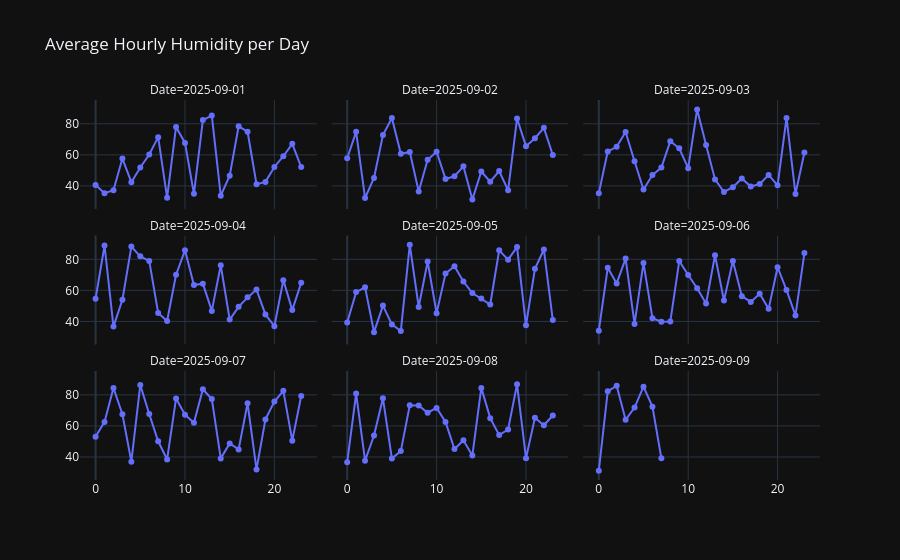

This figure's notebook cell:
### Code cell
# Splicing the Dataset = Environmental Conditions – Humidity

hourly_humidity = (
    iot_dataset.groupby(["Date", "Hour"])["Humidity_%"]
    .mean()
    .reset_index()
)

plot = px.line(
    hourly_humidity,
    x="Hour",
    y="Humidity_%",
    facet_col="Date",
    facet_col_wrap=3,
    markers=True,
    title="Average Hourly Humidity per Day"
)

plot.update_yaxes(title="")
plot.update_xaxes(title="")
plot.show()

### Figure 1 — Plotly figure (JSON) as saved in the notebook; plotly's stock layout.template omitted (floating-point values rounded to 4 significant figures)
{"data": [{"hovertemplate": "Date=2025-09-01<br>Hour=%{x}<br>Humidity_%=%{y}<extra></extra>", "legendgroup": "", "line": {"color": "#636efa", "dash": "solid"}, "marker": {"symbol": "circle"}, "mode": "lines+markers", "name": "", "orientation": "v", "showlegend": false, "x": [0, 1, 2, 3, 4, 5, 6, 7, 8, 9, 10, 11, 12, 13, 14, 15, 16, 17, 18, 19, 20, 21, 22, 23], "xaxis": "x7", "y": [40.6, 35.3, 37.2, 57.6, 42.4, 51.9, 60.2, 71.4, 32.4, 78.0, 67.7, 34.9, 82.4, 85.3, 33.7, 46.6, 78.4, 74.9, 41.1, 42.6, 52.2, 59.1, 67.1, 52.1], "yaxis": "y7", "type": "scatter"}, {"hovertemplate": "Date=2025-09-02<br>Hour=%{x}<br>Humidity_%=%{y}<extra></extra>", "legendgroup": "", "line": {"color": "#636efa", "dash": "solid"}, "marker": {"symbol": "circle"}, "mode": "lines+markers", "name": "", "orientation": "v", "showlegend": false, "x": [0, 1, 2, 3, 4, 5, 6, 7, 8, 9, 10, 11, 12, 13, 14, 15, 16, 17, 18, 19, 20, 21, 22, 23], "xaxis": "x8", "y": [57.8, 74.8, 32.2, 45.1, 72.8, 83.7, 60.7, 61.9, 36.4, 56.8, 62.0, 44.5, 46.2, 52.6, 31.2, 49.3, 42.7, 49.6, 37.2, 83.4, 65.6, 70.7, 77.4, 59.9], "yaxis": "y8", "type": "scatter"}, {"hovertemplate": "Date=2025-09-03<br>Hour=%{x}<br>Humidity_%=%{y}<extra></extra>", "legendgroup": "", "line": {"color": "#636efa", "dash": "solid"}, "marker": {"symbol": "circle"}, "mode": "lines+markers", "name": "", "orientation": "v", "showlegend": false, "x": [0, 1, 2, 3, 4, 5, 6, 7, 8, 9, 10, 11, 12, 13, 14, 15, 16, 17, 18, 19, 20, 21, 22, 23], "xaxis": "x9", "y": [35.2, 62.2, 65.2, 74.7, 55.9, 37.7, 47.0, 51.8, 68.8, 64.2, 51.4, 89.2, 66.3, 44.2, 36.1, 39.2, 44.8, 39.6, 41.2, 47.1, 40.4, 83.8, 34.8, 61.5], "yaxis": "y9", "type": "scatter"}, {"hovertemplate": "Date=2025-09-04<br>Hour=%{x}<br>Humidity_%=%{y}<extra></extra>", "legendgroup": "", "line": {"color": "#636efa", "dash": "solid"}, "marker": {"symbol": "circle"}, "mode": "lines+markers", "name": "", "orientation": "v", "showlegend": false, "x": [0, 1, 2, 3, 4, 5, 6, 7, 8, 9, 10, 11, 12, 13, 14, 15, 16, 17, 18, 19, 20, 21, 22, 23], "xaxis": "x4", "y": [54.6, 88.9, 36.7, 53.9, 88.2, 81.9, 79.0, 45.5, 40.3, 70.1, 85.8, 63.4, 64.3, 46.8, 76.2, 41.2, 49.4, 55.5, 60.5, 44.5, 36.9, 66.6, 47.3, 64.9], "yaxis": "y4", "type": "scatter"}, {"hovertemplate": "Date=2025-09-05<br>Hour=%{x}<br>Humidity_%=%{y}<extra></extra>", "legendgroup": "", "line": {"color": "#636efa", "dash": "solid"}, "marker": {"symbol": "circle"}, "mode": "lines+markers", "name": "", "orientation": "v", "showlegend": false, "x": [0, 1, 2, 3, 4, 5, 6, 7, 8, 9, 10, 11, 12, 13, 14, 15, 16, 17, 18, 19, 20, 21, 22, 23], "xaxis": "x5", "y": [39.3, 58.9, 62.0, 33.1, 50.2, 38.1, 33.8, 89.4, 49.3, 78.6, 45.3, 70.9, 75.6, 65.7, 58.3, 54.7, 50.9, 85.8, 79.8, 87.9, 37.5, 73.9, 86.3, 40.9], "yaxis": "y5", "type": "scatter"}, {"hovertemplate": "Date=2025-09-06<br>Hour=%{x}<br>Humidity_%=%{y}<extra></extra>", "legendgroup": "", "line": {"color": "#636efa", "dash": "solid"}, "marker": {"symbol": "circle"}, "mode": "lines+markers", "name": "", "orientation": "v", "showlegend": false, "x": [0, 1, 2, 3, 4, 5, 6, 7, 8, 9, 10, 11, 12, 13, 14, 15, 16, 17, 18, 19, 20, 21, 22, 23], "xaxis": "x6", "y": [34.0, 74.5, 64.5, 80.5, 38.4, 77.7, 42.1, 39.8, 39.9, 78.9, 69.9, 61.4, 51.5, 82.6, 53.5, 79.0, 56.3, 52.6, 57.8, 48.1, 74.9, 60.2, 43.9, 84.0], "yaxis": "y6", "type": "scatter"}, {"hovertemplate": "Date=2025-09-07<br>Hour=%{x}<br>Humidity_%=%{y}<extra></extra>", "legendgroup": "", "line": {"color": "#636efa", "dash": "solid"}, "marker": {"symbol": "circle"}, "mode": "lines+markers", "name": "", "orientation": "v", "showlegend": false, "x": [0, 1, 2, 3, 4, 5, 6, 7, 8, 9, 10, 11, 12, 13, 14, 15, 16, 17, 18, 19, 20, 21, 22, 23], "xaxis": "x", "y": [53.0, 62.6, 84.4, 67.5, 37.0, 86.4, 67.7, 50.1, 38.4, 77.6, 67.2, 62.0, 83.6, 77.3, 39.1, 48.7, 44.9, 74.6, 32.0, 64.2, 75.7, 82.6, 50.5, 79.3], "yaxis": "y", "type": "scatter"}, {"hovertemplate": "Date=2025-09-08<br>Hour=%{x}<br>Humidity_%=%{y}<extra></extra>", "legendgroup": "", "line": {"color": "#636efa", "dash": "solid"}, "marker": {"symbol": "circle"}, "mode": "lines+markers", "name": "", "orientation": "v", "showlegend": false, "x": [0, 1, 2, 3, 4, 5, 6, 7, 8, 9, 10, 11, 12, 13, 14, 15, 16, 17, 18, 19, 20, 21, 22, 23], "xaxis": "x2", "y": [36.6, 80.8, 37.6, 53.8, 77.8, 39.0, 43.8, 73.3, 73.2, 68.5, 71.6, 62.6, 45.1, 50.7, 40.9, 84.5, 65.0, 54.1, 57.7, 86.8, 39.2, 65.2, 60.4, 66.7], "yaxis": "y2", "type": "scatter"}, {"hovertemplate": "Date=2025-09-09<br>Hour=%{x}<br>Humidity_%=%{y}<extra></extra>", "legendgroup": "", "line": {"color": "#636efa", "dash": "solid"}, "marker": {"symbol": "circle"}, "mode": "lines+markers", "name": "", "orientation": "v", "showlegend": false, "x": [0, 1, 2, 3, 4, 5, 6, 7], "xaxis": "x3", "y": [31.1, 82.3, 85.9, 63.9, 71.8, 85.3, 72.4, 39.2], "yaxis": "y3", "type": "scatter"}], "layout": {"xaxis": {"anchor": "y", "domain": [0.0, 0.32], "title": {"text": ""}}, "yaxis": {"anchor": "x", "domain": [0.0, 0.2867], "title": {"text": ""}}, "xaxis2": {"anchor": "y2", "domain": [0.34, 0.66], "matches": "x", "title": {"text": ""}}, "yaxis2": {"anchor": "x2", "domain": [0.0, 0.2867], "matches": "y", "showticklabels": false, "title": {"text": ""}}, "xaxis3": {"anchor": "y3", "domain": [0.68, 1.0], "matches": "x", "title": {"text": ""}}, "yaxis3": {"anchor": "x3", "domain": [0.0, 0.2867], "matches": "y", "showticklabels": false, "title": {"text": ""}}, "xaxis4": {"anchor": "y4", "domain": [0.0, 0.32], "matches": "x", "showticklabels": false, "title": {"text": ""}}, "yaxis4": {"anchor": "x4", "domain": [0.3567, 0.6433], "matches": "y", "title": {"text": ""}}, "xaxis5": {"anchor": "y5", "domain": [0.34, 0.66], "matches": "x", "showticklabels": false, "title": {"text": ""}}, "yaxis5": {"anchor": "x5", "domain": [0.3567, 0.6433], "matches": "y", "showticklabels": false, "title": {"text": ""}}, "xaxis6": {"anchor": "y6", "domain": [0.68, 1.0], "matches": "x", "showticklabels": false, "title": {"text": ""}}, "yaxis6": {"anchor": "x6", "domain": [0.3567, 0.6433], "matches": "y", "showticklabels": false, "title": {"text": ""}}, "xaxis7": {"anchor": "y7", "domain": [0.0, 0.32], "matches": "x", "showticklabels": false, "title": {"text": ""}}, "yaxis7": {"anchor": "x7", "domain": [0.7133, 1.0], "matches": "y", "title": {"text": ""}}, "xaxis8": {"anchor": "y8", "domain": [0.34, 0.66], "matches": "x", "showticklabels": false, "title": {"text": ""}}, "yaxis8": {"anchor": "x8", "domain": [0.7133, 1.0], "matches": "y", "showticklabels": false, "title": {"text": ""}}, "xaxis9": {"anchor": "y9", "domain": [0.68, 1.0], "matches": "x", "showticklabels": false, "title": {"text": ""}}, "yaxis9": {"anchor": "x9", "domain": [0.7133, 1.0], "matches": "y", "showticklabels": false, "title": {"text": ""}}, "annotations": [{"font": {}, "showarrow": false, "text": "Date=2025-09-07", "x": 0.16, "xanchor": "center", "xref": "paper", "y": 0.2867, "yanchor": "bottom", "yref": "paper"}, {"font": {}, "showarrow": false, "text": "Date=2025-09-08", "x": 0.5, "xanchor": "center", "xref": "paper", "y": 0.2867, "yanchor": "bottom", "yref": "paper"}, {"font": {}, "showarrow": false, "text": "Date=2025-09-09", "x": 0.84, "xanchor": "center", "xref": "paper", "y": 0.2867, "yanchor": "bottom", "yref": "paper"}, {"font": {}, "showarrow": false, "text": "Date=2025-09-04", "x": 0.16, "xanchor": "center", "xref": "paper", "y": 0.6433, "yanchor": "bottom", "yref": "paper"}, {"font": {}, "showarrow": false, "text": "Date=2025-09-05", "x": 0.5, "xanchor": "center", "xref": "paper", "y": 0.6433, "yanchor": "bottom", "yref": "paper"}, {"font": {}, "showarrow": false, "text": "Date=2025-09-06", "x": 0.84, "xanchor": "center", "xref": "paper", "y": 0.6433, "yanchor": "bottom", "yref": "paper"}, {"font": {}, "showarrow": false, "text": "Date=2025-09-01", "x": 0.16, "xanchor": "center", "xref": "paper", "y": 1.0, "yanchor": "bottom", "yref": "paper"}, {"font": {}, "showarrow": false, "text": "Date=2025-09-02", "x": 0.5, "xanchor": "center", "xref": "paper", "y": 1.0, "yanchor": "bottom", "yref": "paper"}, {"font": {}, "showarrow": false, "text": "Date=2025-09-03", "x": 0.84, "xanchor": "center", "xref": "paper", "y": 1.0, "yanchor": "bottom", "yref": "paper"}], "legend": {"tracegroupgap": 0}, "title": {"text": "Average Hourly Humidity per Day"}}}
